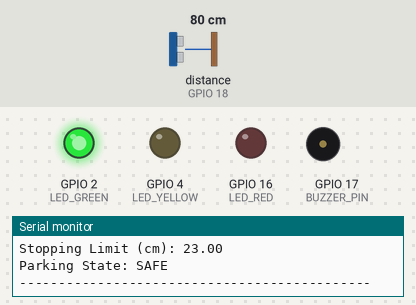
A program run on a simulated ESP32. Parts: output pins drawn as LEDs (lit = HIGH), buzzer (waves = sounding), the last lines printed to the serial monitor. Wiring (from diagram.json): ultrasonic range finder: trigger GPIO 5; echo GPIO 18. The test bench sets the inputs (shaded band); at power-on: distance to the obstacle (sensor on GPIO 18) 80 cm. The echo pulse lasts 58.3 µs per cm; pins used as bus, display or sensor lines are not drawn.

Above: at 1.3 s.
1.4 s: distance to the obstacle (sensor on GPIO 18) set to 59 cm
2.9 s: distance to the obstacle (sensor on GPIO 18) set to 50 cm
At 3.8 s:
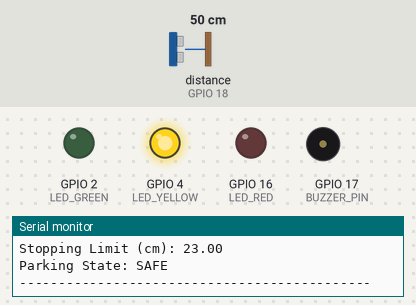
5.9 s: distance to the obstacle (sensor on GPIO 18) set to 40 cm
8.9 s: distance to the obstacle (sensor on GPIO 18) set to 34 cm
At 9.95 s:
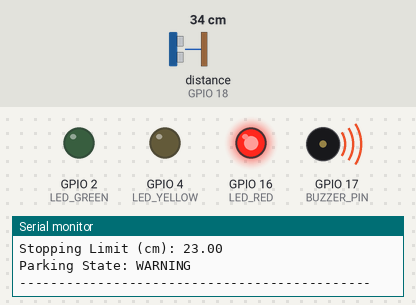
11.9 s: distance to the obstacle (sensor on GPIO 18) set to 26 cm
14.9 s: distance to the obstacle (sensor on GPIO 18) set to 21 cm
At 15.6 s:
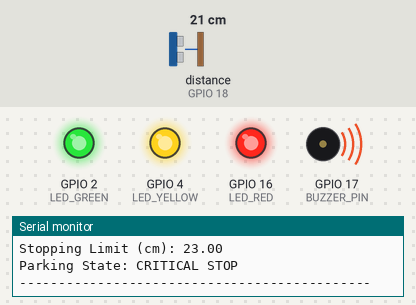
Timing chart, 0 to 17.4 s (numbered marks = the images above; inputs shaded):
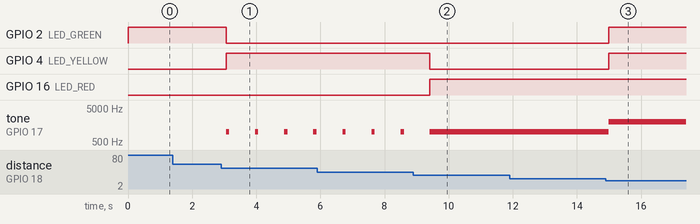

Measured:
- the behaviour switches between 54 and 53 cm on distance to the obstacle (sensor on GPIO 18) (found by bisection; images 0 and 1)
- the behaviour switches between 38 and 37 cm on distance to the obstacle (sensor on GPIO 18) (found by bisection; images 1 and 2)
- the behaviour switches between 24 and 23 cm on distance to the obstacle (sensor on GPIO 18) (found by bisection; images 2 and 3)
- after the input at 2.9 s, GPIO 2 (LED_GREEN): HIGH → LOW after 0.16 s; GPIO 4 (LED_YELLOW): LOW → HIGH after 0.16 s; tone on GPIO 17 (BUZZER_PIN): alternates 1000 Hz for 0.10 s and silent for 0.81 s, starting after 0.16 s
- after the input at 8.9 s, GPIO 4 (LED_YELLOW): HIGH → LOW after 0.51 s; GPIO 16 (LED_RED): LOW → HIGH after 0.51 s; tone on GPIO 17 (BUZZER_PIN): goes on until 9.4 s, then stays 1000 Hz
- after the input at 14.9 s, GPIO 2 (LED_GREEN), GPIO 4 (LED_YELLOW): LOW → HIGH after 0.09 s; tone on GPIO 17 (BUZZER_PIN): 1000 Hz → 2000 Hz after 0.09 s

The program:

main.cpp
```cpp
#include <Arduino.h>

#define ROLL_NUMBER 48

#define TRIG_PIN 5
#define ECHO_PIN 18

#define LED_GREEN 2
#define LED_YELLOW 4
#define LED_RED 16
#define BUZZER_PIN 17

float dStop = 15.0 + (ROLL_NUMBER % 10);

float readUltrasonicDistance(int trigPin, int echoPin)
{
  digitalWrite(trigPin, LOW);
  delayMicroseconds(2);
  digitalWrite(trigPin, HIGH);
  delayMicroseconds(10);
  digitalWrite(trigPin, LOW);

  long duration = pulseIn(echoPin, HIGH, 30000);
  if (duration == 0)
  {
    return 400.0;
  }
  return (duration * 0.0343) / 2.0;
}

void resetAlerts()
{
  digitalWrite(LED_GREEN, LOW);
  digitalWrite(LED_YELLOW, LOW);
  digitalWrite(LED_RED, LOW);
  noTone(BUZZER_PIN);
}

void setup()
{
  Serial.begin(115200);
  pinMode(TRIG_PIN, OUTPUT);
  pinMode(ECHO_PIN, INPUT);

  pinMode(LED_GREEN, OUTPUT);
  pinMode(LED_YELLOW, OUTPUT);
  pinMode(LED_RED, OUTPUT);
  pinMode(BUZZER_PIN, OUTPUT);
}

void loop()
{
  float distance = readUltrasonicDistance(TRIG_PIN, ECHO_PIN);
  resetAlerts();

  String parkingState = "";

  if (distance > (dStop + 30.0))
  {
    parkingState = "SAFE";
    digitalWrite(LED_GREEN, HIGH);
    delay(500);
  }
  else if ((distance > (dStop + 15.0)) && (distance <= (dStop + 30.0)))
  {
    parkingState = "CAUTION";
    digitalWrite(LED_YELLOW, HIGH);
    tone(BUZZER_PIN, 1000, 100);
    delay(900);
  }
  else if ((distance > dStop) && (distance <= (dStop + 15.0)))
  {
    parkingState = "WARNING";
    digitalWrite(LED_RED, HIGH);
    tone(BUZZER_PIN, 1000, 100);
    delay(100);
  }
  else
  {
    parkingState = "CRITICAL STOP";
    digitalWrite(LED_GREEN, HIGH);
    digitalWrite(LED_YELLOW, HIGH);
    digitalWrite(LED_RED, HIGH);
    tone(BUZZER_PIN, 2000);
    delay(200);
  }

  Serial.print("Distance (cm): ");
  Serial.println(distance);

  Serial.print("Stopping Limit (cm): ");
  Serial.println(dStop);

  Serial.print("Parking State: ");
  Serial.println(parkingState);

  Serial.println("---------------------------------------------");
}
```
